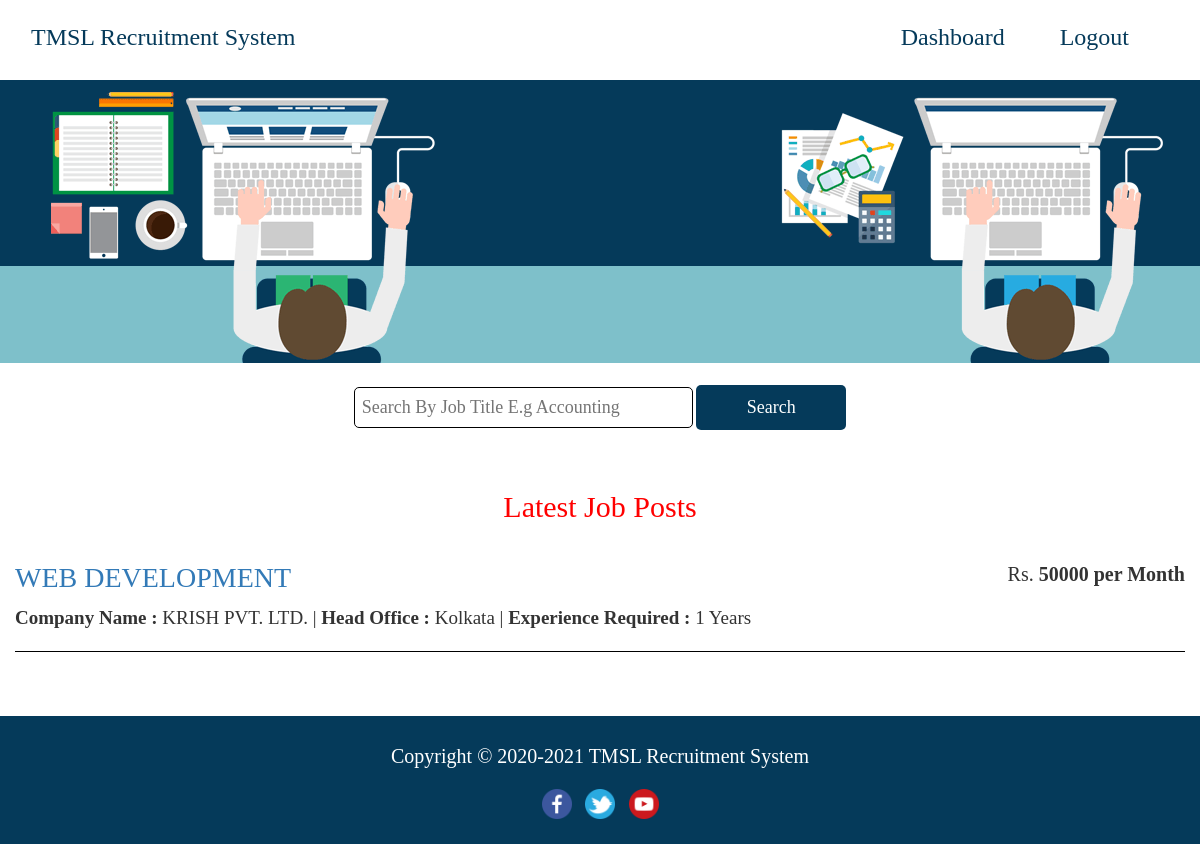
Screenshot of / (signed in) with the database file from the repository.
### tables this page shows
CREATE TABLE `job_post` (
  `id_jobpost` int(11) NOT NULL,
  `id_company` int(11) NOT NULL,
  `jobtitle` varchar(255) NOT NULL,
  `description` text NOT NULL,
  `minimumsalary` varchar(255) NOT NULL,
  `maximumsalary` varchar(255) NOT NULL,
  `experience` varchar(255) NOT NULL,
  `qualification` varchar(255) NOT NULL,
  `createdAt` timestamp NOT NULL DEFAULT CURRENT_TIMESTAMP
);

CREATE TABLE `company` (
  `id_company` int(11) NOT NULL,
  `companyname` varchar(255) NOT NULL,
  `headofficecity` varchar(255) NOT NULL,
  `contactno` varchar(255) NOT NULL,
  `website` varchar(255) NOT NULL,
  `companytype` varchar(255) NOT NULL,
  `email` varchar(255) NOT NULL,
  `password` varchar(255) NOT NULL,
  `createdAt` timestamp NOT NULL DEFAULT CURRENT_TIMESTAMP
);

### index.php (the view, shortened to what this page needs)
<?php
require_once("db.php");
?>
<!DOCTYPE html>
<html lang="en">
  <head>
    <link rel="stylesheet" href="https://maxcdn.bootstrapcdn.com/bootstrap/3.3.7/css/bootstrap.min.css">
  </head>
  <body>
  <font face="calibri">
  <section>
  <div class="container">
  <div class="row">
  <header>
    <nav class="navbar navbar-default" style="margin-bottom: 0; height: 80px; background-color: white; border-color: transparent;">
      <div class="container-fluid">
        <div class="navbar-header">
          <a class="navbar-brand" style="font-size: 24px; color: #053a5a; line-height: 42px;" href="index.php">TMSL Recruitment System</a>
        </div>
        <div class="collapse navbar-collapse" id="bs-example-navbar-collapse-1">
          <ul class="nav navbar-nav navbar-right">
          <?php
          if(isset($_SESSION['id_user']) && empty($_SESSION['companyLogged'])) {
            ?>
            <li style="padding-right: 25px;"><a href="user/dashboard.php" style="font-size: 24px; color: #053a5a; line-height: 42px;">Dashboard</a></li>
            <li style="padding-right: 25px;"><a href="user/profile.php" style="font-size: 24px; color: #053a5a; line-height: 42px;">Profile</a></li>
            <li style="padding-right: 25px;"><a href="logout.php" style="font-size: 24px; color: #053a5a; line-height: 42px;">Logout</a></li>
            <?php
            } else if(isset($_SESSION['id_user']) && isset($_SESSION['companyLogged'])){
            ?>
            <li style="padding-right: 25px;"><a href="company/dashboard.php" style="font-size: 24px; color: #053a5a; line-height: 42px;">Dashboard</a></li>
            <li style="padding-right: 25px;"><a href="logout.php" style="font-size: 24px; color: #053a5a; line-height: 42px;">Logout</a></li>
            <?php } else {
            ?>
            <li style="padding-right: 25px;"><a href="mainregister.php" style="font-size: 24px; color: #053a5a; line-height: 42px;">Register</a></li>
            <li style="padding-right: -25px;"><a href="mainlogin.php" style="font-size: 24px; color: #053a5a; line-height: 42px;">Login</a></li>
          <?php } ?>
          </ul>
        </div>
      </div>
    </nav>
  </header>
  </div>
  </div>
  </section>
  <section>
    <div class="container1">
      <img src="img/bgjob.png" alt="Snow">
    </div>
  </section>
  <br>
  <div align="center">
    <form action ="" method = "post">
      <input style="font-size: 18px; color: black; padding: 7px; border: 1px solid black; border-radius: 5px;" name="search" type="text" size="30" placeholder="Search By Job Title E.g Accounting"/>
      <input type="submit" style="font-size: 18px; color: white; background-color: #053a5a; border-color: transparent; border-radius: 5px; width: 150px; height: 45px;" value="Search" />
    </form>
    <br>
  <br>
  </div>
  <section>
    <div class="container">
      <div class="row">
        <h2 class="text-center" style="color: red; font-size: 30px;">Latest Job Posts</h2>
        <br>
        <?php
        $sql = "SELECT * FROM job_post ORDER BY id_jobpost DESC limit 5";
        $result = $conn->query($sql);
        if($result->num_rows > 0) {
        while($row = $result->fetch_assoc())
        {
        $sql1 = "SELECT * FROM company WHERE id_company='$row[id_company]'";
        $result1 = $conn->query($sql1);
        if($result1->num_rows > 0) {
        while($row1 = $result1->fetch_assoc())
        {
        ?>
        <div align="left">
        <h4 style="font-size: 28px;"><a href="apply-job-post.php?id=<?php echo $row['id_jobpost']; ?>"><?php echo $row['jobtitle']; ?></a><span class="pull-right" style="font-size: 20px;">Rs. <strong><?php echo $row['maximumsalary']; ?> per Month</span></strong></h4>
        <div style="font-size: 19px;">
        <div><strong>Company Name : </strong><?php echo $row1['companyname']; ?> | <strong>Head Office : </strong><?php echo $row1['headofficecity']; ?> | <strong>Experience Required : </strong><?php echo $row['experience']; ?> Years</div>
        </div>
        <hr style="border-color:black;">
        </div>
        <?php
        }
        }
        }
        }
        ?>
      </div>
    </div>
  </section>
  <br><br>
  <footer id="footer" style="background-color: #053a5a; height: 80px;">
    <p style="color:white; font-size: 20px; line-height: 80px; text-align: center;">
    Copyright &copy; 2020-2021 <a href="index.php" style="color:white;">TMSL Recruitment System </a>
    </p>
    <div align="center" style="background-color: #053a5a; margin-top: -1.4%; height: 55px;">
    <a href="https://www.facebook.com/tigkolkata" target="_blank"><img src="./img/facebook.png" style="width: 30px; height: 30px; margin-left: 5px; margin-right: 5px;" /></a>
    <a href="https://twitter.com/tiukolkata" target="_blank"><img src="./img/twitter.png" style="width: 30px; height: 30px; margin-left: 5px; margin-right: 5px;" /></a>
    <a href="https://www.youtube.com/user/technoindiagroup" target="_blank"><img src="./img/youtube.png" style="width: 30px; height: 30px; margin-left: 5px; margin-right: 5px;" /></a>
    </div>
  </footer>
  </font>
  </body>
</html>

### index.php (style rules this page uses)
.container1 { position: relative; width: 100%; margin-top: 0; }
.container1 img { width: 100%; height: auto; }

### rows the page displays
job_post: jobtitle "WEB DEVELOPMENT", maximumsalary "50000", experience "1"
company: companyname "KRISH PVT. LTD.", headofficecity "Kolkata"
